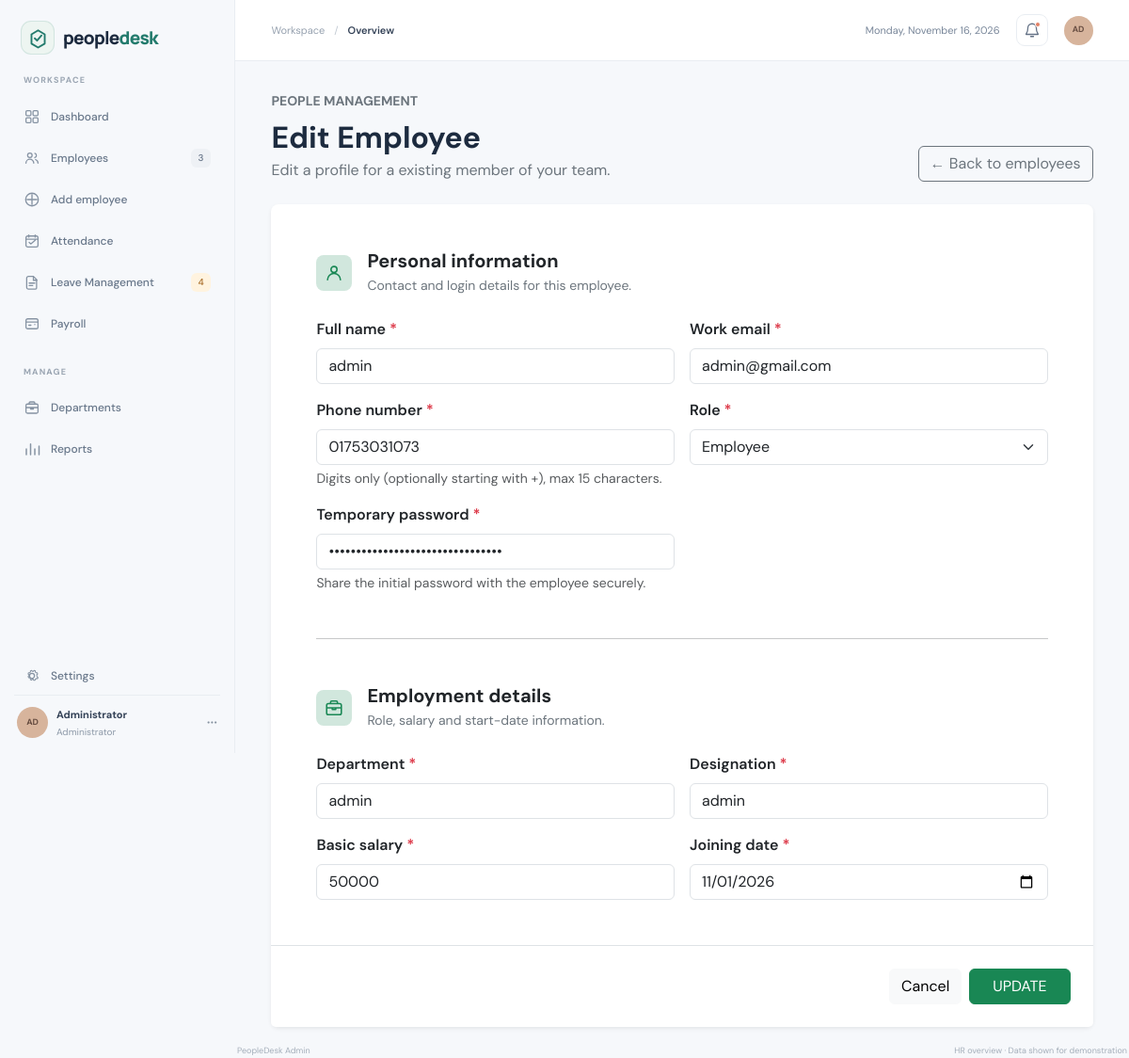
The page /admin/employee/editEmployee.php?employee_id=7 on the database its author committed.
### tables this page shows
CREATE TABLE `employees` (
  `employee_id` int NOT NULL,
  `name` varchar(150) NOT NULL,
  `email` varchar(150) NOT NULL,
  `temporary_password` varchar(250) NOT NULL,
  `department` varchar(100) NOT NULL,
  `designation` varchar(150) NOT NULL,
  `basic_salary` decimal(10,0) NOT NULL,
  `joining_date` date NOT NULL,
  `role` enum('admin','hr','employee','') NOT NULL,
  `phone` varchar(15) NOT NULL,
  `user_id` int DEFAULT NULL
);

### admin/employee/editEmployee.php (the view, shortened to what this page needs)
<?php
    include_once("../../config/db.php");
    $employeeId = $_GET['employee_id'];
    $data = $conn -> query("SELECT * FROM employees WHERE employee_id = $employeeId;");
    $row = $data -> fetch_object();
?>
<!doctype html>
<html lang="en">
<head>
    <link href="https://cdn.jsdelivr.net/npm/bootstrap@5.3.3/dist/css/bootstrap.min.css" rel="stylesheet">
    <link rel="stylesheet" href="../../assets/admin.css">
</head>
<body>
    <div class="app-shell">
        <?php
             include_once('../includes/sidebar.php');
        ?>
        <main class="main-content">
            <?php
               include_once('../includes/topbar.php');
            ?>
            <div class="dashboard-content">
                <div class="d-flex flex-column flex-sm-row align-items-sm-end justify-content-between gap-3 mb-4">
                    <div>
                        <span class="small fw-bold text-uppercase text-secondary">People management</span>
                        <h1 class="h2 fw-bold mt-2 mb-1">Edit Employee</h1>
                        <p class="text-secondary mb-0">Edit a profile for a existing member of your team.</p>
                    </div>
                    <a class="btn btn-outline-secondary" href="employeePage.php">
                        <span aria-hidden="true">&larr;</span> Back to employees
                    </a>
                </div>
                <form action="" method="post" class="card border-0 shadow-sm rounded-3">
                    <div class="card-body p-3 p-md-4 p-xl-5">
                        <section aria-labelledby="personal-info-heading">
                            <div class="d-flex align-items-center gap-3 mb-4">
                                <span class="d-inline-flex align-items-center justify-content-center rounded-3 bg-success-subtle text-success p-2" aria-hidden="true">
                                    <svg width="22" height="22" viewBox="0 0 24 24" fill="none"><circle cx="12" cy="8" r="3.5" stroke="currentColor" stroke-width="1.7"/><path d="M4.5 20a7.5 7.5 0 0 1 15 0" stroke="currentColor" stroke-width="1.7" stroke-linecap="round"/></svg>
                                </span>
                                <div>
                                    <h2 class="h5 fw-bold mb-1" id="personal-info-heading">Personal information</h2>
                                    <p class="small text-secondary mb-0">Contact and login details for this employee.</p>
                                </div>
                            </div>
                            <div class="row g-3">
                                <div class="col-md-6">
                                    <label class="form-label fw-semibold" for="name">Full name <span class="text-danger">*</span></label>
                                    <input class="form-control" type="text" value="<?php echo $row -> name ?>" id="name" name="name" maxlength="150" placeholder="e.g. Alex Morgan" autocomplete="name" required>
                                </div>
                                <div class="col-md-6">
                                    <label class="form-label fw-semibold" for="email">Work email <span class="text-danger">*</span></label>
                                    <input class="form-control" type="email" id="email" name="email" maxlength="150"  value="<?php echo $row -> email ?>" placeholder="alex@company.com" autocomplete="email" required>
                                </div>
                                <div class="col-md-6">
                                    <label class="form-label fw-semibold" for="phone">Phone number <span class="text-danger">*</span></label>
                                    <input class="form-control" value="<?php echo $row -> phone ?>" type="tel" id="phone" name="phone" maxlength="15" pattern="[0-9+]{7,15}" placeholder="e.g. 01712345678" autocomplete="tel" required>
                                    <div class="form-text">Digits only (optionally starting with +), max 15 characters.</div>
                                </div>
                                <div class="col-md-6">
                                    <label class="form-label fw-semibold" for="role">Role <span class="text-danger">*</span></label>
                                    <select class="form-select" id="role" name="role" required>
                                        <option value="employee" selected>Employee</option>
                                    </select>
                                </div>
                                <div class="col-md-6">
                                    <label class="form-label fw-semibold" for="temporary_password">Temporary password <span class="text-danger">*</span></label>
                                    <input class="form-control" value="<?php echo $row -> temporary_password ?>" type="password" id="temporary_password" name="temporary_password" minlength="5" placeholder="Enter a temporary password" autocomplete="new-password" required>
                                    <div class="form-text">Share the initial password with the employee securely.</div>
                                </div>
                            </div>
                        </section>
                        <hr class="my-4 my-md-5">
                        <section aria-labelledby="employment-heading">
                            <div class="d-flex align-items-center gap-3 mb-4">
                                <span class="d-inline-flex align-items-center justify-content-center rounded-3 bg-success-subtle text-success p-2" aria-hidden="true">
                                    <svg width="22" height="22" viewBox="0 0 24 24" fill="none"><rect x="3.5" y="7" width="17" height="13" rx="2" stroke="currentColor" stroke-width="1.7"/><path d="M8 7V5.5A1.5 1.5 0 0 1 9.5 4h5A1.5 1.5 0 0 1 16 5.5V7M3.5 12h17M10 12v2h4v-2" stroke="currentColor" stroke-width="1.7" stroke-linejoin="round"/></svg>
                                </span>
                                <div>
                                    <h2 class="h5 fw-bold mb-1" id="employment-heading">Employment details</h2>
                                    <p class="small text-secondary mb-0">Role, salary and start-date information.</p>
                                </div>
                            </div>
                            <div class="row g-3">
                                <div class="col-md-6">
                                    <label class="form-label fw-semibold" for="department">Department <span class="text-danger">*</span></label>
                                    <input class="form-control" type="text" id="department" name="department" value="<?php echo $row -> department ?>" maxlength="100" placeholder="e.g. Human Resources" required>
                                </div>
                                <div class="col-md-6">
                                    <label class="form-label fw-semibold" for="designation">Designation <span class="text-danger">*</span></label>
                                    <input class="form-control" value="<?php echo $row -> designation ?>" type="text" id="designation" name="designation" maxlength="150" placeholder="e.g. Software Engineer" required>
                                </div>
                                <div class="col-md-6">
                                    <label class="form-label fw-semibold" for="basic_salary">Basic salary <span class="text-danger">*</span></label>
                                    <input class="form-control" type="number" id="basic_salary" value="<?php echo $row -> basic_salary ?>" name="basic_salary" min="0" max="9999999999" step="1" placeholder="e.g. 25000" required>
                                </div>
                                <div class="col-md-6">
                                    <label class="form-label fw-semibold" for="joining_date">Joining date <span class="text-danger">*</span></label>
                                    <input class="form-control" value="<?php echo $row -> joining_date ?>" type="date" id="joining_date" name="joining_date" required>
                                </div>
                            </div>
                        </section>
                    </div>
                    <div class="card-footer bg-white border-top d-flex justify-content-end gap-2 p-3 p-md-4">
                        <a class="btn btn-light" href="employeePage.php">Cancel</a>
                        <button class="btn btn-success px-4" type="submit">UPDATE</button>
                    </div>
                </form>
            </div>
            <?php include_once('../includes/footer.php'); ?>
        </main>
    </div>
</body>
</html>

### assets/admin.css (style rules this page uses)
:root { --admin-ink: #1d2b3f; --admin-muted: #8290a1; --admin-line: #e9edf2; --admin-green: #237b6d; --admin-green-dark: #176557; --admin-bg: #f6f8fb; }
* { box-sizing: border-box; }
body { min-width: 320px; margin: 0; color: var(--admin-ink); background: var(--admin-bg); font-family: "DM Sans", sans-serif; -webkit-font-smoothing: antialiased; }
.app-shell { display: flex; min-height: 100vh; }
.main-content { min-width: 0; flex: 1 1 auto; }
.dashboard-content { width: min(100%, 1500px); margin: 0 auto; padding: 30px clamp(20px, 3.2vw, 48px) 18px; }

### rows shown on the page
employees: name "admin", email "admin@gmail.com", phone "01753031073", department "admin", designation "admin", basic_salary "50000", joining_date "11/01/2026"

### other values the page prints
$totalEmployee "3"
$userInitials "AD"
$userName "Administrator"
$pageTitle "Overview"
